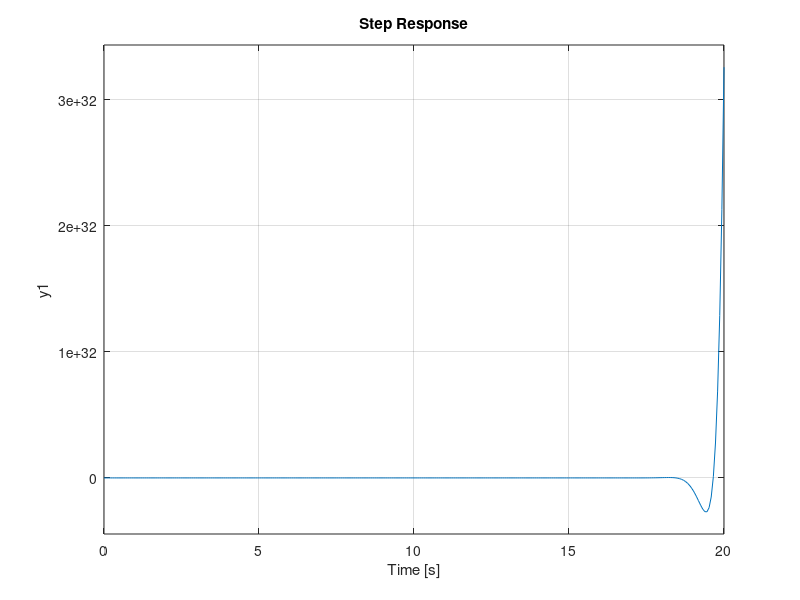
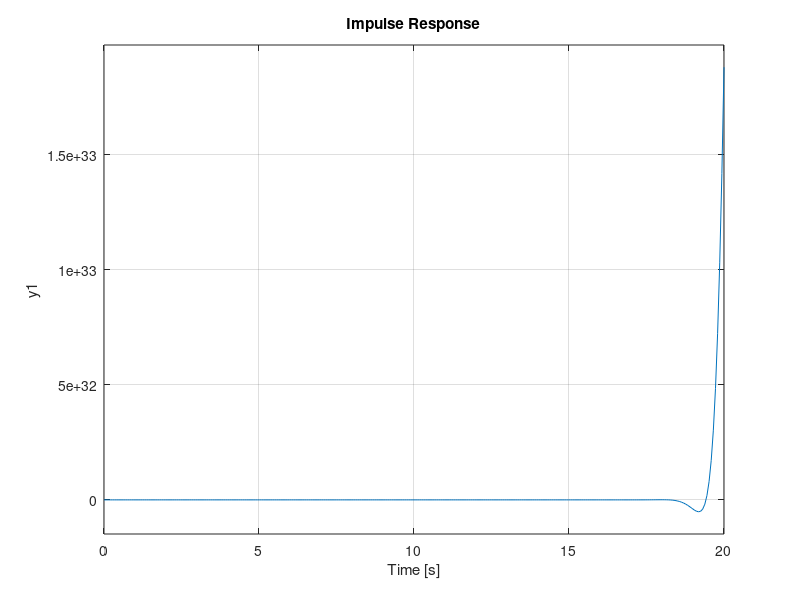
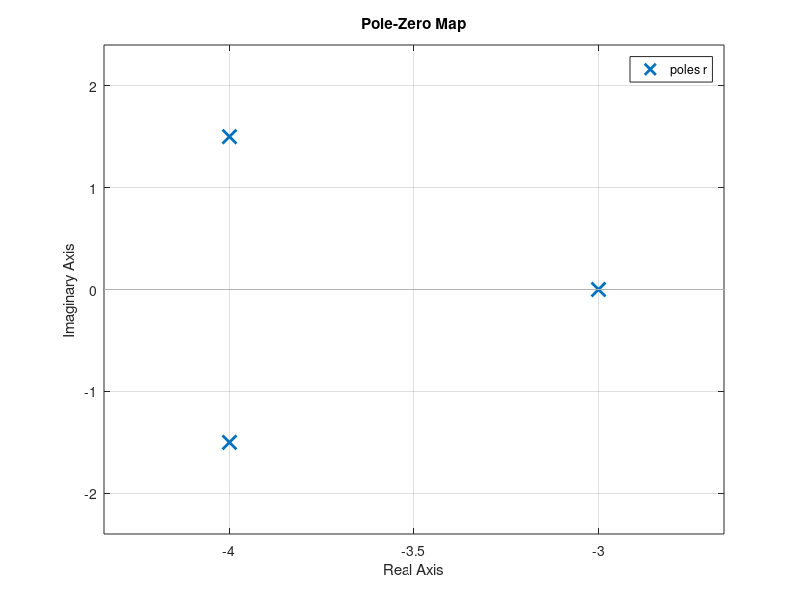
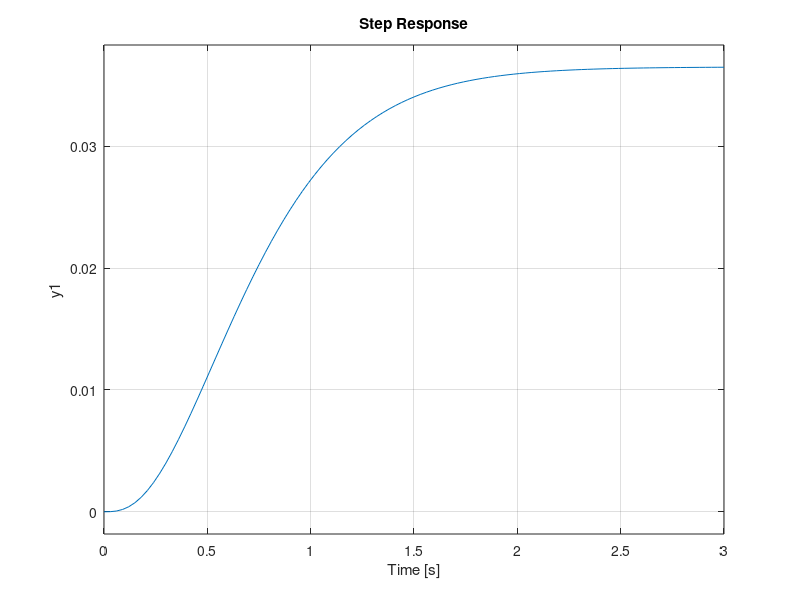

MATLAB code for these plots, in order:
clear all % torli a valtozokat
close all % bezarja az abrakat
clc % torli a commandot

%matrixok bevitele
A = [2,5,2.3; 1, 0, 3; 0, -4.1, 5]
B = [1;-1;-2]
C = [-1,-2,3]
D = 0

% rendszer allapotteres leirassal
r = ss(A, B, C, D) % Create state-space system representation

% stabilitas
s = eig(A)

% ugrasvalasz
figure()
step(r)

%impulzusvalasz
figure()
impulse(r)

% atalakitas transferCuntion-re
rTF = tf(r)
rTF = tf(ss(A, B, C, D))


%%

clear all
close all
clc

%rendszer atviteli fuggenye
r = tf(2, [1,11,42.25,54.75])

%polusok
p = pole(r)

%zerusok
z = zero(r)


%abrazoljuk a rsz polusait es zerusait
figure()
pzmap(r)

%statikus erosites
K = dcgain(r)

%ugrasvalasz
figure()
step(r)

%%
clear all
close all
clc

%idoallandos alakban bevitt transfer function
r = tf(2, conv(conv([3,1],[5,1]),[10,1]) )

%% 
clear all
close all
clc

%polus-zerus erosites alak
z = []
p = [-3, -4+1.5i, -4-1.5i]
k = 2

%polus-zerus eloszlas
r = zpk(z,p,k)